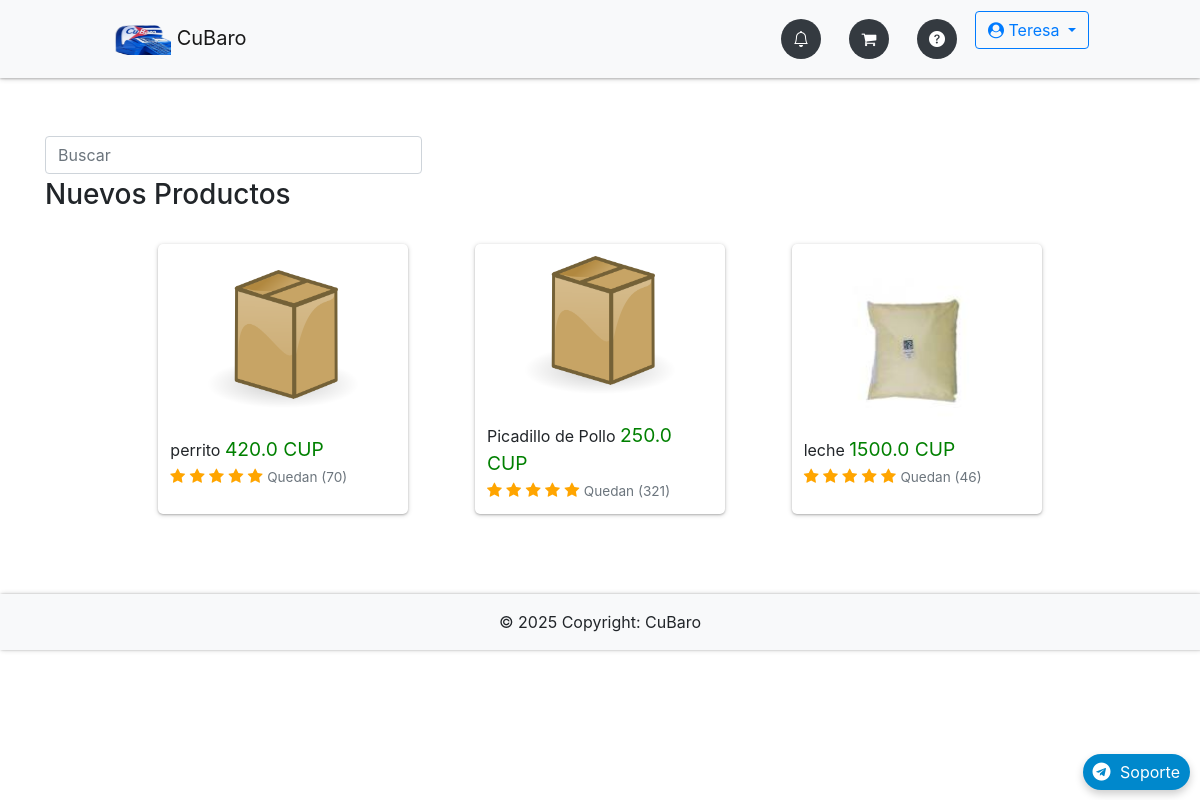
Page / (signed in) on the committed database.
### app/db_models.py (models this page shows, shortened)
class User(UserMixin, db.Model):
    __tablename__ = "users"
    id = db.Column(db.Integer, primary_key=True)
    name = db.Column(db.Text, nullable=False)
    email = db.Column(db.String(50), nullable=False, unique=True)
    phone = db.Column(db.String(50), nullable=False)
    password = db.Column(db.String(250), nullable=False)
    admin = db.Column(db.Integer, nullable=False, default=0)
    email_confirmed = db.Column(db.Integer, nullable=False, default=1)
    created_by = db.Column(db.Integer, db.ForeignKey('users.id'), nullable=True)  # ID del creador
    registration_date = db.Column(db.DateTime, default=lambda: datetime.now(timezone.utc))  # Fecha de registro
    membership_expiration = db.Column(db.DateTime, nullable=True)  # Fecha de vencimiento de membresía
    updated_at = db.Column(db.DateTime, default=lambda: datetime.now(timezone.utc))  # Fecha de expiracion de Codigo de recuperacion empleado
    membership_id = db.Column(db.Integer, db.ForeignKey('memberships.id'), nullable=False)  # Relación con membresía
    membership = db.relationship('Membership', backref='users')
    employees = db.relationship('User', backref='creator', remote_side=[id], lazy='select')  # Relación empleados
    cart = db.relationship('Cart', backref='buyer')
    orders = db.relationship("Order", backref='customer', foreign_keys="[Order.uid]")  # Relación con clave foránea especificada
    master_key = db.Column(db.String(100), unique=True)
    def check_membership_status(self):
      if self.membership_expiration:
        now = datetime.now(timezone.utc)
        expiration = self.membership_expiration
        if expiration.tzinfo is None:
            expiration = expiration.replace(tzinfo=timezone.utc)
        return now <= expiration
      self.email_confirmed = 0
      db.session.commit()
      return False

class Item(db.Model):
    __tablename__ = "items"
    id = db.Column(db.Integer, primary_key=True)
    name = db.Column(db.String(100), nullable=False)
    price = db.Column(db.Float, nullable=False)
    category = db.Column(db.Text, nullable=False)
    image = db.Column(db.String(250), nullable=False)
    details = db.Column(db.String(250), nullable=False)
    stock_min = db.Column(db.Integer, default=0)
    costo = db.Column(db.Integer)
    stock = db.Column(db.Integer, default=0)
    created_by = db.Column(db.Integer, db.ForeignKey('users.id'), nullable=False)  # Vincular con el creador
    creator = db.relationship('User', backref='items_created')  # Relación con el usuario que creó el producto
    orders = db.relationship('Ordered_item', backref='item', lazy=True, cascade="all, delete, delete-orphan")
    in_cart = db.relationship("Cart", backref="item", lazy=True, cascade="all, delete, delete-orphan")

### app/__init__.py (the view)
    @app.route("/")
    def home():
        if current_user.is_authenticated:
            if not current_user.check_membership_status():
                return redirect(url_for('membership_plans'))
            if current_user.admin:
                items = Item.query.filter(Item.created_by == current_user.id).all()
            else:
                items = Item.query.filter(Item.created_by == current_user.created_by).all()
            return render_template("home.html", items=items)
        return redirect(url_for('membership_plans'))

### app/templates/home.html (shortened to what this page needs)
{% extends "base.html" %}
{% block content %}
    <h3>Nuevos Productos</h3>
    <br>
    <div class="items">
        {% for item in items %}
        <div class="item{% if item.stock == 0 %} disabled{% endif %}">
            <div class="item-wrapper">
                <div class="img-wrapper">
                    <a href="{{ url_for('item', id=item.id) }}">
                        <img src="{{ item.image }}" class="pic">
                    </a>
                </div>
                {{ item.name }}
                <span class="right-item">{{ item.price }} CUP</span><br>
                <i class="fa fa-star checked"></i>
                <i class="fa fa-star checked"></i>
                <i class="fa fa-star checked"></i>
                <i class="fa fa-star checked"></i>
                <i class="fa fa-star checked"></i>
                <span class="text-muted">Quedan ({{ item.stock }})</span>
            </div>
        </div>
        {% endfor %}
    </div>
{% endblock %}

### app/templates/base.html (shortened to what this page needs)
{% import "bootstrap/wtf.html" as wtf %}
<!DOCTYPE html>
<html lang="en">
<head>
  <link rel="stylesheet" href="https://maxcdn.bootstrapcdn.com/bootstrap/4.0.0/css/bootstrap.min.css"
>
  <link href="https://cdn.jsdelivr.net/gh/gitbrent/bootstrap4-toggle@3.6.1/css/bootstrap4-toggle.min.css"
    rel="stylesheet">
  <link rel="stylesheet" type="text/css" href="{{ url_for('static', filename='styles.css') }}">
  <link rel="stylesheet" href="https://cdnjs.cloudflare.com/ajax/libs/font-awesome/4.7.0/css/font-awesome.min.css">
  <link rel="stylesheet" href="https://cdnjs.cloudflare.com/ajax/libs/animate.css/4.1.1/animate.min.css" />
  <link rel="stylesheet" href="https://cdn.jsdelivr.net/npm/bootstrap-icons@1.11.3/font/bootstrap-icons.min.css">
  <link rel="stylesheet" type="text/css" href="https://cdn.datatables.net/1.13.7/css/jquery.dataTables.min.css">
  <link href="https://cdn.jsdelivr.net/npm/bootstrap-switch-button/css/bootstrap-switch-button.min.css"
    rel="stylesheet">
</head>
<body>
  <nav
    class="navbar navbar-expand-lg {% if request.path.startswith('/admin') %}navbar-dark bg-dark{% else %}navbar-light bg-light{% endif %} fixed-top">
    <div class="container-fluid">
      <a class="navbar-brand" href="{{ url_for('home') }}" data-toggle="tooltip" title="Inicio">
        <img src="{{ url_for('static', filename='img/logoo.png') }}" height="30" width="60" alt="CuBaro Logo"> CuBaro
      </a>
      <ul class="navbar-nav d-flex flex-row ml-auto">
        <div class="d-flex justify-content-center">
          {% if not current_user.is_authenticated %}
          {% if request.path.startswith('/admin') %}
          <li class="nav-item {% if request.endpoint == 'login' %}active{% endif %}">
            <a class="nav-link" href="{{ url_for('login') }}" data-toggle="tooltip" title="Iniciar Sesión">
              <div class="icon-circle">
                <i class="bi bi-box-arrow-in-right"></i>
              </div>
            </a>
          </li>
          {% else %}
          <a class="btn btn-outline-primary mr-2 {% if request.endpoint == 'login' %}active{% endif %}"
            href="{{ url_for('login') }}">Iniciar Sesión</a>
          <a class="btn btn-outline-primary {% if request.endpoint == 'register_admin' %}active{% endif %}"
            href="{{ url_for('register_admin') }}">Registrarse</a>
          {% endif %}
          {% else %}
          <li class="nav-item mr-2 {% if request.endpoint == 'orders' %}active{% endif %}">
            <a class="nav-link" href="{{ url_for('orders') }}" data-toggle="tooltip" title="Órdenes">
              <div class="icon-circle">
                <i class="bi bi-bell"></i>
              </div>
            </a>
          </li>
          {% if request.path.startswith('/admin') %}
          <li class="nav-item mr-2 {% if request.endpoint == 'admin.dashboard' %}active{% endif %}">
            <a class="nav-link" href="{{ url_for('admin.dashboard') }}" data-toggle="tooltip" title="Panel">
              <div class="icon-circle">
                <i class="bi bi-speedometer2"></i>
              </div>
            </a>
          </li>
          <li class="nav-item mr-2 {% if request.endpoint == 'admin.items' %}active{% endif %}">
            <a class="nav-link" href="{{ url_for('admin.items') }}" data-toggle="tooltip" title="Productos">
              <div class="icon-circle">
                <i class="bi bi-bag-fill"></i>
              </div>
            </a>
          </li>
          <li class="nav-item mr-2 {% if request.endpoint == 'admin.statictics' %}active{% endif %}">
            <a class="nav-link" href="{{ url_for('admin.statictics') }}" data-toggle="tooltip" title="Estadísticas">
              <div class="icon-circle">
                <i class="bi bi-graph-up-arrow"></i>
              </div>
            </a>
          </li>
          <li class="nav-item mr-2 {% if request.endpoint == 'admin.configuracion' %}active{% endif %}">
            <a class="nav-link" href="{{ url_for('admin.configuracion') }}" data-toggle="tooltip" title="Configuración">
              <div class="icon-circle">
                <i class="bi bi-sliders"></i>
              </div>
            </a>
          </li>
          <li class="nav-item mr-2">
            <a class="nav-link" data-toggle="modal" data-target="#fullScreenModal" title="Herramientas">
              <div class="icon-circle">
                <i class="bi bi-tools"></i>
              </div>
            </a>
          </li>
          {% else %}
          <li class="nav-item mr-2 {% if request.endpoint == 'cart' %}active{% endif %}">
            <a class="nav-link" href="{{ url_for('cart') }}" data-toggle="tooltip" title="Carrito">
              <div class="icon-circle">
                <i class="fa fa-shopping-cart"></i>
              </div>
            </a>
          </li>
          <li class="nav-item mr-2">
            <a class="nav-link" href="{{ url_for('membership_plans') }}" data-toggle="tooltip" title="FAQ">
              <div class="icon-circle">
                <i class="bi bi-question-circle-fill"></i>
              </div>
            </a>
          </li>
          {% endif %}
          <div class="dropdown ml-auto">
            <a class="btn btn-outline-primary dropdown-toggle" href="#" id="navbarDropdown" role="button"
              data-toggle="dropdown" aria-haspopup="true" aria-expanded="false">
              <i class="fa fa-user-circle"></i> {{ current_user.name }}
            </a>
          </div>
          {% endif %}
        </div>
      </ul>
    </div>
  </nav>
  <div class="container">
    <div class="main">
      {% if request.endpoint == 'home' and not request.path.startswith('/admin') %}
      <form class="form-inline d-flex ml-auto mr-3">
        <input class="form-control" type="search" name="query" id="search-input" placeholder="Buscar" size="30"
          autocomplete="off">
      </form>
      {% endif %}
      {% block content %}{% endblock %}
      <a href="https://t.me/CuBaro_soporte" target="_blank" class="telegram-float">
        <i class="fa fa-telegram fa-2x"></i> Soporte
      </a>
    </div>
  </div>
  <footer class="bg-light text-center text-lg-start">
    <div class="text-center p-3">
      © {{ now.year }} Copyright: CuBaro
    </div>
  </footer>
</body>
</html>

### app/static/styles.css (style rules this page uses)
:root { --white: #eceff3; --primary-blue: #007bff; --dark-bg: #343a40; --error-red: #ff4c4c; --success-green: #00e676; --chart-red: #ff6384; --chart-blue: #36a2eb; --chart-purple: #cc65fe; --chart-yellow: #ffce56; --chart-green: #2ecc71; --telegram-blue: #0088cc; --telegram-hover: #3688b183; --shadow-light: rgba(0, 0, 0, 0.2); --shadow-dark: rgba(0, 0, 0, 0.19); }
body { padding-top: 80px; }
.main { padding: 10vh 0; }
.navbar { padding: 0.7rem 6rem; box-shadow: 0 1px 2px 0 var(--shadow-light), 0 1px 5px 0 var(--shadow-dark); position: fixed; top: 0; z-index: 1050; background-color: var(--dark-bg); width: 100%; }
.navbar-nav { gap: 3px; display: flex; align-items: center; }
.icon-circle { display: flex; align-items: center; justify-content: center; width: 40px; height: 40px; border-radius: 50%; background-color: var(--dark-bg); color: white; margin: 0 2px; transition: background-color 0.3s, color 0.3s; }
footer { box-shadow: 1px 0 2px 0 var(--shadow-light), 1px 0 5px 0 var(--shadow-dark); }
.items { max-width: 900px; margin: 0 auto; display: flex; justify-content: space-around; flex-wrap: wrap; gap: 50px; }
.item { width: 250px; padding: 12px; box-shadow: 0 1px 2px 0 var(--shadow-light), 0 1px 5px 0 var(--shadow-dark); border-radius: 5px; display: flex; flex-direction: column; justify-content: center; transition: box-shadow 0.3s; }
.img-wrapper { display: flex; justify-content: center; margin-bottom: 15px; position: relative; }
.pic { width: 150px; height: 150px; transition: transform 0.3s ease-in-out; cursor: pointer; }
.right-item { float: right; color: green; }
.checked { color: orange; }
.text-muted { font-size: 0.9rem; color: gray; }
.telegram-float { position: fixed; bottom: 20px; right: 20px; background-color: var(--telegram-blue); color: white; padding: 10px 20px; border-radius: 25px; text-decoration: none; box-shadow: 0 4px 8px var(--shadow-light); transition: background-color 0.3s, transform 0.3s ease; z-index: 9999; }
.telegram-float i { margin-right: 5px; }
body { padding-bottom: 70px; padding-top: 56px; overflow-x: hidden; }
@media (min-width: 992px) { .telegram-float { bottom: 10px; right: 10px; padding: 6px 10px; } }
@media (min-width: 992px) { .telegram-float i { font-size: 18px; } }
@media (min-width: 992px) { .right-item { font-size: 1.2rem; float: none; text-align: center; } }
@media (min-width: 992px) { .text-muted { font-size: 0.85rem; } }

### rows in the picture
User: name "Teresa"
Item: image (placeholder picture), name "perrito", price "420.0", stock "70"
Item: image (placeholder picture), name "Picadillo de Pollo", price "250.0", stock "321"
Item: image (picture), name "leche", price "1500.0", stock "46"
